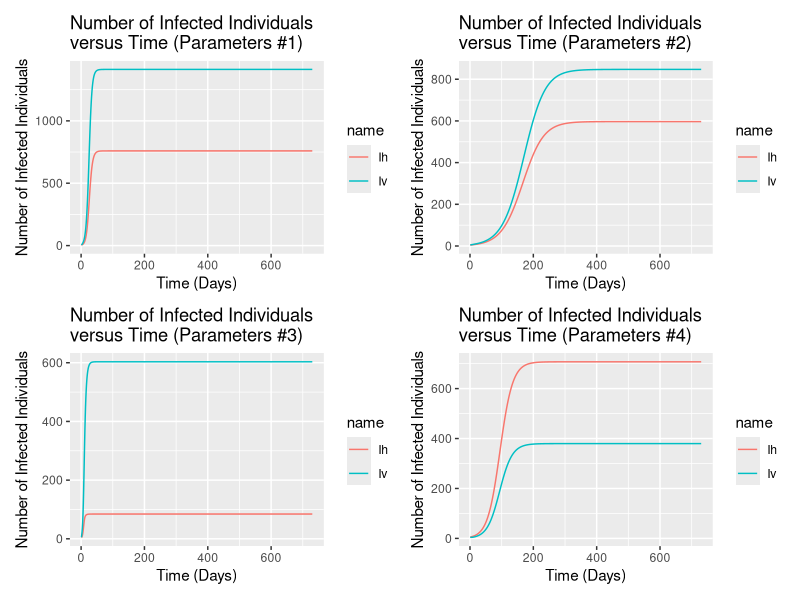
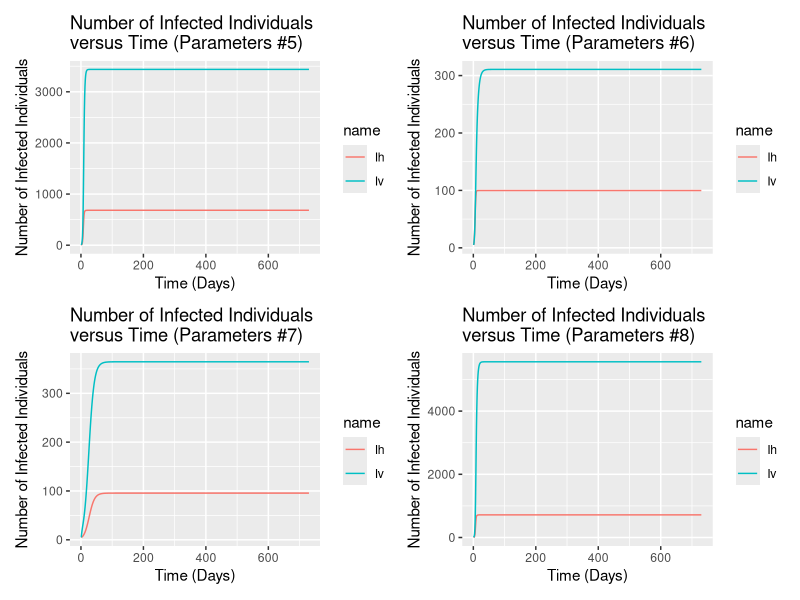
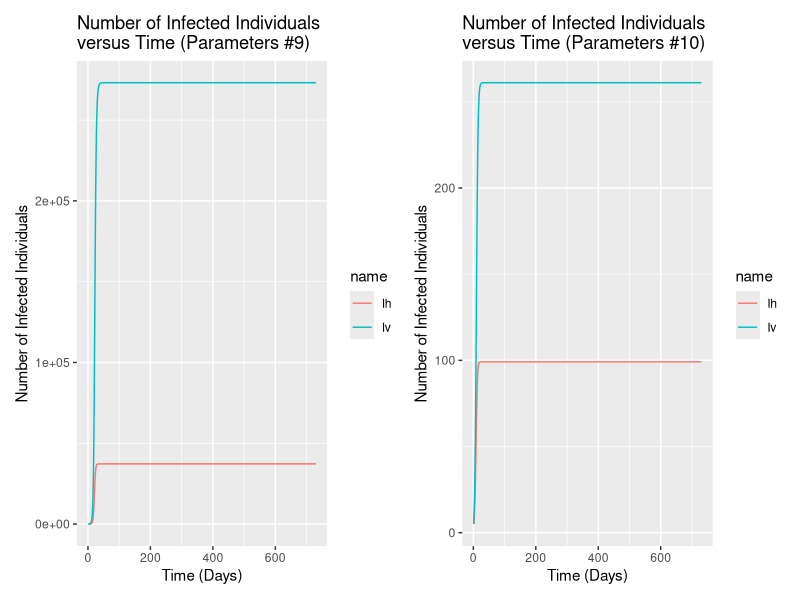

Recreate these plots in R, in order. (Note: this script raises an error after producing the figures.)
## ---- chunk 1
library(dplyr)
library(tidyverse)
library(here)
library(deSolve)
library(patchwork)
## ---- chunk 2
dirLocation <- here("Project")
## ---- chunk 3
rossMacOde <- function(times, state, params){
  with(as.list(c(state,params)),{
    dIh <- a * b * Iv / H * (H - Ih) - gamma * Ih
    dIv <- a * c * Ih / H * (V - Iv) - mu * Iv
    
    return(list(c(dIh, dIv)))
  })
}
## ---- chunk 4
setwd(paste(dirLocation, "/Data", sep =''))
parData <- read_csv("EEB313_Project_Data.csv")
## ---- chunk 5
#str(parData)
head(parData)
## ---- chunk 6
buildN <- function(ih,
                   iv,
                   m,
                   n = 10){
  dflist <- list()
  times <- seq(1, 365*m)
  state <- c(Ih = ih, Iv = iv)
  parI <- sample(1:1728, 10, replace = F)
  for (i in 1:n){
  params <- parData[parI[i],]
  out <- as.data.frame(ode(state, times, rossMacOde, params)) %>% 
     pivot_longer(! time)
  dflist[[i]] <- out
  }
  return(dflist)
}
## ---- chunk 7
demo10 <- buildN(5, 5, 2)

d1 <- ggplot(demo10[[1]], aes(x = time, y = value, color = name))+
  geom_line() +
  labs(x = "Time (Days)", 
       y = "Number of Infected Individuals", 
       title = "Number of Infected Individuals 
versus Time (Parameters #1)")

d2 <- ggplot(demo10[[2]], aes(x = time, y = value, color = name)) +
  geom_line() +
  labs(x = "Time (Days)", 
       y = "Number of Infected Individuals", 
       title = "Number of Infected Individuals 
versus Time (Parameters #2)")

d3 <- ggplot(demo10[[3]], aes(x = time, y = value, color = name)) +
  geom_line() +
  labs(x = "Time (Days)", 
       y = "Number of Infected Individuals", 
       title = "Number of Infected Individuals 
versus Time (Parameters #3)")

d4 <- ggplot(demo10[[4]], aes(x = time, y = value, color = name)) +
  geom_line() +
  labs(x = "Time (Days)", 
       y = "Number of Infected Individuals", 
       title = "Number of Infected Individuals 
versus Time (Parameters #4)")

d5 <- ggplot(demo10[[5]], aes(x = time, y = value, color = name)) +
  geom_line() +
  labs(x = "Time (Days)", 
       y = "Number of Infected Individuals", 
       title = "Number of Infected Individuals 
versus Time (Parameters #5)")

d6 <- ggplot(demo10[[6]], aes(x = time, y = value, color = name)) +
  geom_line() +
  labs(x = "Time (Days)", 
       y = "Number of Infected Individuals", 
       title = "Number of Infected Individuals 
versus Time (Parameters #6)")

d7 <- ggplot(demo10[[7]], aes(x = time, y = value, color = name)) +
  geom_line() +
  labs(x = "Time (Days)", 
       y = "Number of Infected Individuals", 
       title = "Number of Infected Individuals 
versus Time (Parameters #7)")

d8 <- ggplot(demo10[[8]], aes(x = time, y = value, color = name)) +
  geom_line() +
  labs(x = "Time (Days)", 
       y = "Number of Infected Individuals", 
       title = "Number of Infected Individuals 
versus Time (Parameters #8)")

d9 <- ggplot(demo10[[9]], aes(x = time, y = value, color = name)) +
  geom_line() +
  labs(x = "Time (Days)", 
       y = "Number of Infected Individuals", 
       title = "Number of Infected Individuals 
versus Time (Parameters #9)") 

d10 <- ggplot(demo10[[10]], aes(x = time, y = value, color = name)) + 
  geom_line() +
  labs(x = "Time (Days)", 
       y = "Number of Infected Individuals", 
       title = "Number of Infected Individuals 
versus Time (Parameters #10)")

d1 + d2 + d3 + d4 + plot_layout(ncol = 2)
d5 + d6 + d7 + d8 + plot_layout(ncol = 2)
d9 + d10 + plot_layout(ncol = 2)
# wrap_plots(d1,d2,d3,d4, nrow = 2)
# wrap_plots(d5,d6,d7,d8,d9,d10, nrow = 3, widths = 50000)
## ---- chunk 8
outALL <- do.call(rbind, outALL)

best_solution <- outALL %>% 
  subset(index == which(LogLikihoods$LogLik == max(LogLikihoods$LogLik))) %>%
  group_by(time) %>%
  mutate(expected_measurement = MLE$kappa*MLE$p*I)

best_solution %>% ggplot() + 
  geom_line(aes(x = time, y = expected_measurement), color = "black") +
  geom_point(data = data, aes(x = time, y = Ih), size = 2) +
  geom_point(data = data, aes(x = time, y = Iv), size = 2) +
  geom_line(aes(x = time, y = Ih), color = "red") +
  geom_line(aes(x = time, y = Iv), color = "blue")
